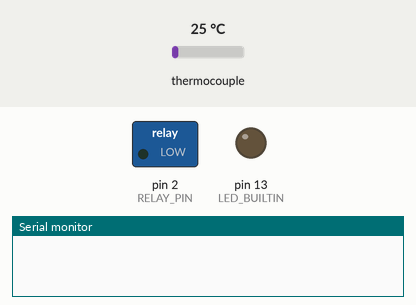
Simulated run of this sketch. Board: Arduino Uno, built with avr-gcc and run on an emulated ATmega328P. On the bench: switched loads named in the sketch (green lamp = pin HIGH), output pins drawn as LEDs (lit = HIGH), the last lines printed to the serial monitor. The inputs (shaded band) are chosen by the test bench; at power-on: thermocouple 25 °C.

Above: at 0.1 s.
At 5.1 s:
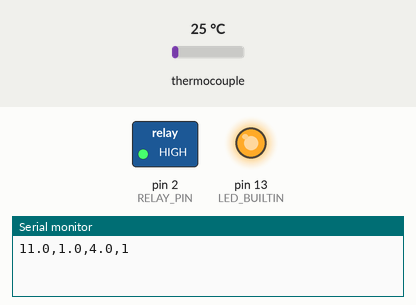
Timing chart, 0 to 6.6 s (numbered marks = the images above):
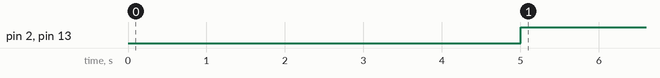

Measured:
- by itself, pin 2 (RELAY_PIN), pin 13 (LED_BUILTIN): LOW → HIGH at 5.0 s

The sketch:

FridgeControl.ino
```cpp
#include "FridgeControl.h"

void setup() {
  setupFridgeControl();
}

void loop() {
  loopFridgeControl();
}
```

Compressor.cpp
```cpp

```

Compressor.h
```cpp
#ifndef COMPRESSOR_H
#define COMPRESSOR_H

class Compressor {
private:
    unsigned long stateChangeMillis = 0;
    bool state = false; // Estado inicial del compresor
    unsigned long maxRunTime;
    unsigned long minTimeEachStatus;
    unsigned char relayPin = 2;

public:
    // Constructor con parámetros opcionales para maxRunTime y minTimeEachStatus
    Compressor(unsigned char rp, unsigned long maxRunHrs = 4, unsigned long minTimeMins = 30)
        : relayPin(rp),
          maxRunTime(maxRunHrs * 60UL * 60UL * 1000UL),
          minTimeEachStatus(minTimeMins * 60UL * 1000UL) {}

    void On(unsigned long currentMillis) {
        unsigned long timeSinceStateChange = currentMillis - stateChangeMillis;
        if (!state && (timeSinceStateChange >= minTimeEachStatus || stateChangeMillis == 0)) { //Allow start on first run
            digitalWrite(relayPin, HIGH); // Encender el compresor
            digitalWrite(LED_BUILTIN, HIGH); // Encender el LED
            state = true;
            stateChangeMillis = currentMillis;
        }
    }

    void Off(unsigned long currentMillis) {
        unsigned long timeSinceStateChange = currentMillis - stateChangeMillis;
        if (state && timeSinceStateChange >= minTimeEachStatus) {
            digitalWrite(relayPin, LOW); // Apagar el compresor
            digitalWrite(LED_BUILTIN, LOW); // Apagar el LED
            state = false;
            stateChangeMillis = currentMillis;
        }
    }

    void CheckState(unsigned long currentMillis) {
        unsigned long timeSinceStateChange = currentMillis - stateChangeMillis;
        // Verificar si el compresor ha estado encendido más de 4 horas seguidas
        if (state && timeSinceStateChange >= maxRunTime) {
            Off(currentMillis);
        }
    }

    bool getState() const {
        return state;
    }
};

#endif // COMPRESSOR_H
```

FridgeControl.h
```cpp
#ifndef FRIDGECONTROL_H
#define FRIDGECONTROL_H

#include <PID_v1.h>
#include <max6675.h>
#include "TemperatureFilter.h"
#include "Compressor.h"

#define RELAY_PIN 2 // Pin digital al que está conectado el relé
#define THERMOCOUPLE_CLK 3 // Pin digital al que está conectado el CLK del termopar
#define THERMOCOUPLE_CS 4 // Pin digital al que está conectado el CS del termopar
#define THERMOCOUPLE_DO 5 // Pin digital al que está conectado el DO del termopar

MAX6675 thermocouple(THERMOCOUPLE_CLK, THERMOCOUPLE_CS, THERMOCOUPLE_DO);

#define COMPENSATION -14.0

double setpoint = 4.0; // Temperatura deseada en grados Celsius
double input, output, lastPIDOutput;

// Variables para el PID
double kp = 0.6, ki = 0.15, kd = 0.2; // Valores ajustados para una respuesta más lenta
PID myPID(&input, &output, &setpoint, kp, ki, kd, REVERSE);

// Intervalos de tiempo
unsigned long readInterval = 5000; // X * 1000 segundos
unsigned long pidComputeInterval = 60000UL; // 60 segundos

TemperatureFilter tempFilter;
Compressor compressor(RELAY_PIN, 4, 30); // Instancia de la clase Compressor

bool firstRun = true; // Variable para controlar el arranque inicial

inline void setupFridgeControl() {
    pinMode(RELAY_PIN, OUTPUT);
    pinMode(LED_BUILTIN, OUTPUT);
    myPID.SetSampleTime(pidComputeInterval); // Frecuencia de muestreo de 60 segundos para el PID
    myPID.SetMode(AUTOMATIC);
    myPID.SetOutputLimits(-1, 1); // Establecer límites de salida del PID
    Serial.begin(9600);
}

inline void loopFridgeControl() {
    unsigned long currentMillis = millis();
    //char buffer[50];
    //sprintf(buffer, "Last milliseconds value: %lu", currentMillis);
    //Serial.println(buffer);

    delay(readInterval); // Esperar el intervalo de lectura

    // Leer la temperatura
    double temperature = thermocouple.readCelsius();
    if (!isnan(temperature)) {
        tempFilter.addValue(temperature + COMPENSATION);
    }

    input = tempFilter.getFilteredValue();

    // Calcular el PID
    if (myPID.Compute()) {
        lastPIDOutput = output;
    }

    // Cambiar el estado del compresor según la salida del PID
    if (lastPIDOutput > 0.75) {
        compressor.On(currentMillis);
    } else {
        compressor.Off(currentMillis);
    }

    compressor.CheckState(currentMillis); // Comprobar el estado del compresor

    // Enviar valores por Serial Plotter
    Serial.print(input, 1);
    Serial.print(",");
    Serial.print(lastPIDOutput, 1);
    Serial.print(",");
    Serial.print(setpoint, 1);
    Serial.print(",");
    Serial.println(compressor.getState() ? 1 : 0); // Imprimir estado del compresor (1 para encendido, 0 para apagado)
}

#endif // FRIDGECONTROL_H
```

MockFridge.cpp
```cpp
#include "MockFridge.h"

MockFridge::MockFridge()
  : temperature(15.0), compressorState(false), lastUpdateMillis(0), compressorStartMillis(0) {}

void MockFridge::updateTemperature(unsigned long currentMillis) {
    unsigned long elapsedTime = currentMillis - lastUpdateMillis;
    lastUpdateMillis = currentMillis;

    if (compressorState) {
        if (currentMillis - compressorStartMillis < 120000) { // Primeros 2 minutos
            increaseTemperature(elapsedTime);
        } else if (currentMillis - compressorStartMillis < 180000) { // Siguiente minuto
            // Mantener la temperatura constante
        } else {
            decreaseTemperature(elapsedTime);
        }
    } else {
        increaseTemperature(elapsedTime);
    }
}

double MockFridge::getTemperature() const {
    return temperature;
}

bool MockFridge::isCompressorOn() const {
    return compressorState;
}

void MockFridge::setCompressorState(bool state) {
    if (state && !compressorState) {
        compressorStartMillis = lastUpdateMillis; // Registrar el momento en que se enciende el compresor
    }
    compressorState = state;
}

void MockFridge::increaseTemperature(unsigned long elapsedTime) {
    double rate = 0.0;
    if (temperature < 20.0) {
        rate = 1.0 / 600000.0; // 1°C cada 10 minutos
    } else if (temperature < 30.0) {
        rate = 1.0 / 1800000.0; // 1°C cada 30 minutos
    }

    temperature += rate * elapsedTime;
    if (temperature > 30.0) {
        temperature = 30.0;
    }
}

void MockFridge::decreaseTemperature(unsigned long elapsedTime) {
    double rate = 1.0 / 600000.0; // 1°C cada 10 minutos
    temperature -= rate * elapsedTime;
    if (temperature < -20.0) {
        temperature = -20.0;
    }
}
```

MockFridge.h
```cpp
#ifndef MOCKFRIDGE_H
#define MOCKFRIDGE_H

class MockFridge {
public:
    MockFridge();
    void updateTemperature(unsigned long currentMillis);
    double getTemperature() const;
    bool isCompressorOn() const;
    void setCompressorState(bool state);

private:
    double temperature;
    bool compressorState;
    unsigned long lastUpdateMillis;
    unsigned long compressorStartMillis;
    void increaseTemperature(unsigned long elapsedTime);
    void decreaseTemperature(unsigned long elapsedTime);
};

#endif // MOCKFRIDGE_H
```

TemperatureFilter.h
```cpp
#ifndef TEMPERATUREFILTER_H
#define TEMPERATUREFILTER_H

class TemperatureFilter {
public:
    TemperatureFilter(unsigned int size = 10) : size(size), index(0), count(0) {
        values = new double[size];
    }

    ~TemperatureFilter() {
        delete[] values;
    }

    void addValue(double value) {
        values[index] = value;
        index = (index + 1) % size;
        if (count < size) {
            count++;
        }
    }

    double getFilteredValue() {
        if (count == 0) return 0; // Si no hay valores, devolver 0
        if (count <= 2) return values[0]; // Si hay menos de 3 valores, devolver el primero

        double sum = 0;
        double minVal = values[0];
        double maxVal = values[0];
        for (unsigned int i = 0; i < count; i++) {
            sum += values[i];
            if (values[i] < minVal) minVal = values[i];
            if (values[i] > maxVal) maxVal = values[i];
        }

        // Excluir el valor mínimo y máximo
        sum -= minVal;
        sum -= maxVal;
        return sum / (count - 2);
    }

private:
    double* values;
    unsigned int size;
    unsigned int index;
    unsigned int count;
};

#endif // TEMPERATUREFILTER_H
```
